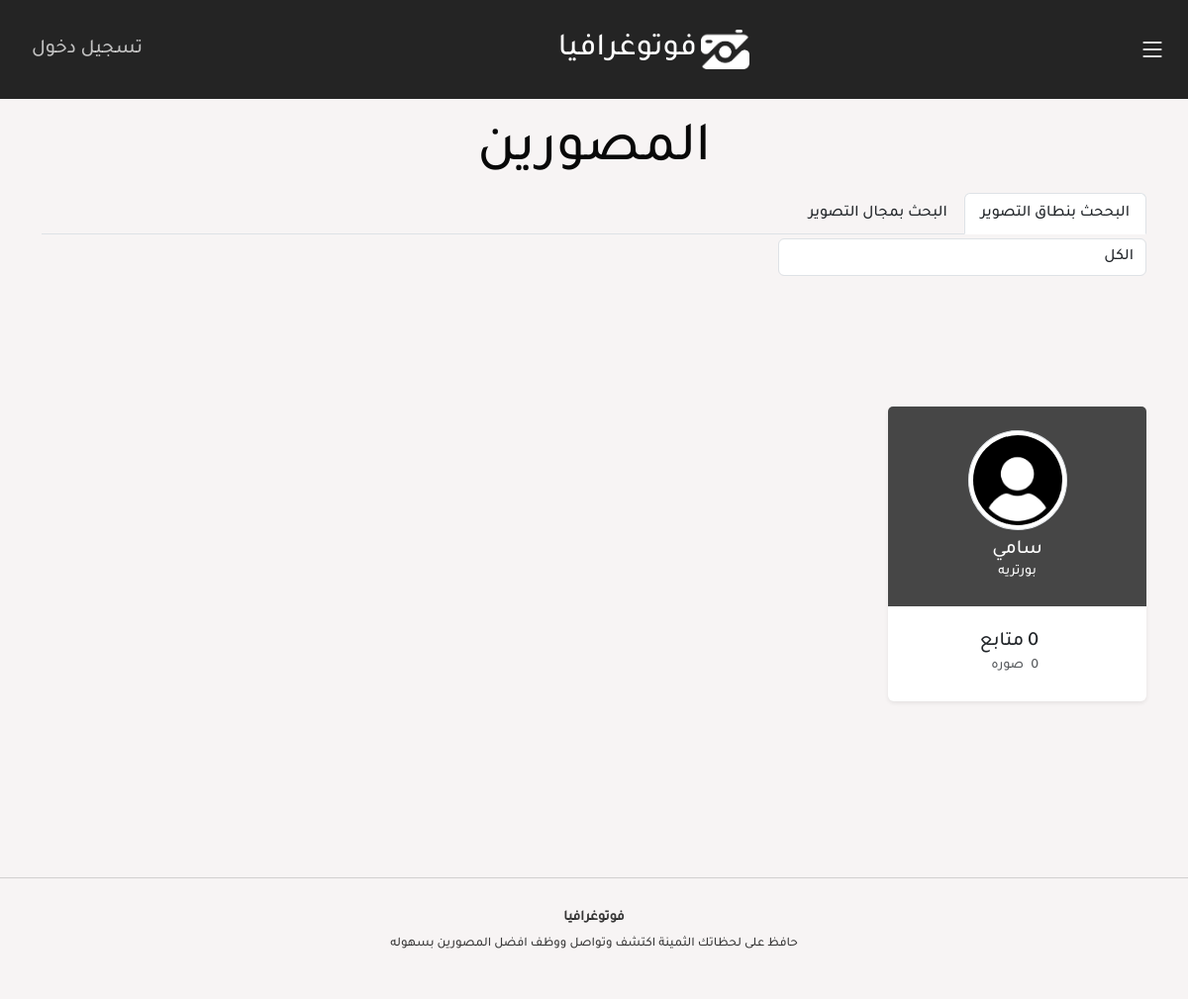
The page /photographers.php?city=الكل on the database its author committed.
### tables this page shows
CREATE TABLE `users` (
  `id` int NOT NULL,
  `username` varchar(500) NOT NULL,
  `email` varchar(500) NOT NULL,
  `password` varchar(500) NOT NULL,
  `avatar` varchar(500) DEFAULT NULL,
  `cover` varchar(500) DEFAULT NULL,
  `bio` varchar(500) DEFAULT NULL,
  `role` enum('admin','photographer','seeker','مصور','باحث') NOT NULL,
  `address` varchar(500) NOT NULL,
  `is_locked` tinyint(1) NOT NULL,
  `facebook` varchar(500) DEFAULT NULL,
  `instagram` varchar(500) DEFAULT NULL,
  `whatsapp` varchar(500) DEFAULT NULL
);

CREATE TABLE `categoris` (
  `id` int NOT NULL,
  `name` varchar(500) NOT NULL
);

### photographers.php (the view, shortened to what this page needs)
<?php
require_once('config.php');
$photographerinfo=mysqli_query($conn,"select id,username,avatar,cover from users where role='مصور' and is_locked=0");
function folowers($userid)
{
  global $conn;
  $folowersnumber=mysqli_fetch_array($conn->query("select count(id) from photographer_followers where 	phtographer_id='$userid'"));
  return $folowersnumber;
}
function images($userid)
{
  global $conn;
  $imagesum=mysqli_fetch_array($conn->query("select count(id) from images where ownerid='$userid'"));
  return $imagesum;
}
?>
<!DOCTYPE html>
<html lang="en">
<head>
  <link href="assets/vendor/bootstrap/css/bootstrap.min.css" rel="stylesheet">
  <link href="assets/vendor/bootstrap-icons/bootstrap-icons.css" rel="stylesheet">
  <link href="assets/vendor/swiper/swiper-bundle.min.css" rel="stylesheet">
  <link href="assets/vendor/glightbox/css/glightbox.min.css" rel="stylesheet">
  <link href="assets/vendor/aos/aos.css" rel="stylesheet">
   <link href="assets/vendor/fontawesome-free-6.4.2-web/css/fontawesome.css" rel="stylesheet">
   <link href="assets/vendor/fontawesome-free-6.4.2-web/css/brands.css" rel="stylesheet">
   <link href="assets/vendor/fontawesome-free-6.4.2-web/css/solid.css" rel="stylesheet">
  <link href="http://localhost/photographya/assets/css/photographerss.css" rel="stylesheet">
</head>
<body>
 <header id="header" class="header d-flex align-items-center fixed-top" >
    <div class="container-fluid d-flex align-items-center justify-content-between">
      <div class="header-social-links">
        <?php
        if(isset($_SESSION['username'])){
          ?>
          <a href="profile.php?username=<?=$_SESSION['username']?>"><i class="fa fa-user"></i></a>
       <?php }
        else{?>
                <a href="login.php">تسجيل دخول </a>
      <?php  }
        ?>
      </div>
      <a href="home.php" class="logo d-flex align-items-center  me-auto me-lg-0">
        <h1 class="me-1">فوتوغرافيا</h1>
        <img src="assets/img/whitelogo.png" class="bi bi-camera">
      </a>
      <i class="mobile-nav-toggle mobile-nav-show bi bi-list"></i>
    </div>
  </header>
  <main id="main" data-aos="fade" data-aos-delay="1500">
    <div class="page-header d-flex align-items-center">
      <div class="container position-relative">
        <div class="row d-flex justify-content-center">
          <div class="col-lg-6 text-center">
            <h2>المصورين</h2>
          </div>
          <nav dir='rtl' class="mb-1 ">
       <div class="nav nav-tabs" id="nav-tab" role="tablist" >
       <button class="nav-link active "  id="nav-home-tab" data-bs-toggle="tab" data-bs-target="#nav-home" type="button" role="tab" aria-controls="nav-home" aria-selected="true">  <span class='text-dark'>البححث بنطاق التصوير</span></button>
       <button class="nav-link " id="nav-profile-tab" data-bs-toggle="tab" data-bs-target="#nav-profile" type="button" role="tab" aria-controls="nav-profile" aria-selected="false">  <span class='text-dark'>البحث بمجال التصوير</span></button>
        </div>
    </nav>
     <div class="tab-content" id="nav-tabContent" dir='rtl'>
       <div class="tab-pane fade show active"  id="nav-home" role="tabpanel" aria-labelledby="nav-home-tab">
        <div class=" form-group form-outline form-white mb-4 text-end col-4" >
          <form method="get">
          <select name="city" onchange="document.forms[0].submit()" class="form-control">
                    <option selected value="الكل">الكل </option>
                </select>
              </form>
          </div></div>
     </div>
        </div>
      </div>
    </div>
    <?php
    if(isset($_GET['city']) && $_GET['city']=='الكل'){
      ?>
<div class="container py-5"  dir='rtl'>
  <div class="row pb-5 mb-1" dir='rtl'>
  <?php
  foreach($photographerinfo as $info)
   {?>
   <div class="col-lg-3 col-md-6 mb-4 mb-5" dir='rtl'>
    <a href="profile.php?username=<?=$info['username']?>">
      <div class="card rounded shadow-sm border-0 card-link" dir='rtl'>
        <div class="card-body p-0" dir='rtl'>
          <div class="px-5 py-4 text-center card-img-top coverimg" id="coverimg" style="background-image:url(assets/img/cover/<?=$info['cover']?>)" ><img src="assets/img/avatar/<?=$info['avatar']?>" alt="..." width="100" height="100" class="rounded-circle mb-2 img-thumbnail d-block mx-auto" dir='rtl'>
          <h5 class="text-white mb-0 "> <?=$info['username']?></h5>
            <p class="small text-white mb-0">
            <?php $fieldinfo=mysqli_query($conn,"select name from categoris inner join  photographer_fields on categoris.id=	photographer_fields.category_id where phtographer_id=".$info['id'] );
          foreach($fieldinfo as $field)
          {?>
          <span><?= $field['name']?> </span>
         <?php }?>
            </p>
          </div>
          <div class=" p-4 d-flex justify-content-center">
            <ul class="mb-0">
              <li class="list-inline-item ">
                <h5 class="font-weight-bold mb-0 d-block"><?=folowers($info['id'])['count(id)']?></h5><small class="text-muted"><i class="fa fa-picture-o mr-1 text-primary"></i><?=images($info['id'])['count(id)']?></small>
              </li>
              <li class="list-inline-item">
                <h5 class="font-weight-bold mb-0 d-block">متابع</h5><small class="text-muted"><i class="fa fa-user-circle-o mr-1 text-primary"></i>صوره</small>
              </li>
            </ul>
          </div>
        </div>
      </div>
    </a>
    </div>
   <?php }?>
  </div>
</div>
   <?php } ?>
  </main>
<footer id="footer" class="footer">
  <div class="container">
    <div class="copyright">
       <strong><span>فوتوغرافيا</span></strong>
    </div>
    <div class="credits">
    <p>حافظ على لحظاتك الثمينة اكتشف وتواصل ووظف افضل المصورين بسهوله</p>   </div>
  </div>
</footer>
</body>
</html>

### assets/css/photographerss.css (style rules this page uses)
body { min-height: 100vh; background: #fafafa; }
.coverimg { background-position: center; background-repeat: no-repeat; background-size: cover; background-color: rgba(0, 0, 0, 0.726); background-blend-mode: multiply; }
.coverimg>img { width: 120; height: 120; }
:root { --font-default:Tajawal; --font-primary: Tajawal; --font-secondary: Tajawal; }
:root { --color-default: #fafafa; --color-primary: #27a776; --color-secondary: #161718; }
:root { scroll-behavior: smooth; }
body { font-family: var(--font-default); color: var(--color-secondary); background-color: #f7f4f4; }
a { color: var(--color-primary); text-decoration: none; }
h1, h2, h3, h4, h5, h6 { font-family: var(--font-primary); }
.page-header { padding: 120px 0 60px 0; min-height: 30vh; position: relative; }
.page-header h2 { font-size: 56px; font-weight: 500; color: #080808; font-family: var(--font-secondary); }
.header { transition: all 0.5s; z-index: 997; padding: 30px 0; background-color: #000000da; }
.header .logo { transition: 0.3s; }
.header .logo img { max-height: 40px; margin-right: 8px; }
.header .logo h1 { font-size: 32px; margin: 0; font-weight: 400; color: #fff; font-family: var(--font-secondary); }
.header .header-social-links { padding-right: 15px; }
.header .header-social-links a { color: rgba(255, 255, 255, 0.5); padding-left: 15px; display: inline-block; line-height: 0px; transition: 0.3s; font-size: 16px; }
.header .header-social-links a { border: none; line-height: 0px; transition: 0.3s; font-size: 20px; margin-right: 10px; padding: 20px; border-radius: 10px; color: #ffffffb6; }
@media (max-width: 1279px) { .mobile-nav-show { color: #fff; font-size: 28px; cursor: pointer; line-height: 0; transition: 0.5s; z-index: 9999; margin: 0 10px 0 10px; } }
.footer { margin-top: 30px; padding: 30px 0; font-size: 14px; border-top: 1px solid rgba(5, 5, 5, 0.15); }
.footer .copyright { text-align: center; color: rgba(8, 8, 8, 0.8); }
.footer .credits { padding-top: 6px; text-align: center; font-size: 13px; color: rgba(10, 10, 10, 0.8); }
a:link { text-decoration: none; }

### rows shown on the page
users: avatar (picture), username "سامي", count "0"
categoris: name "بورتريه"
